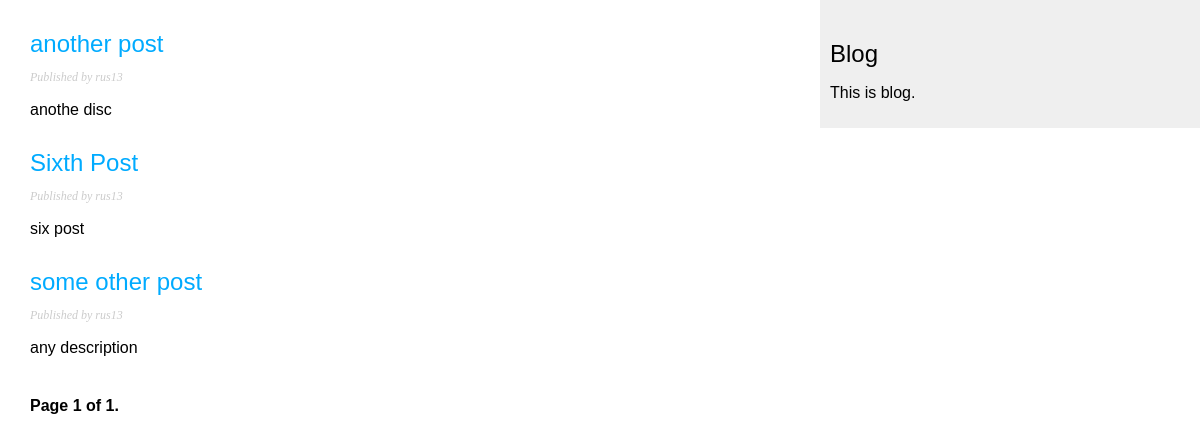
/blog/, run on an earlier commit of the app's database.
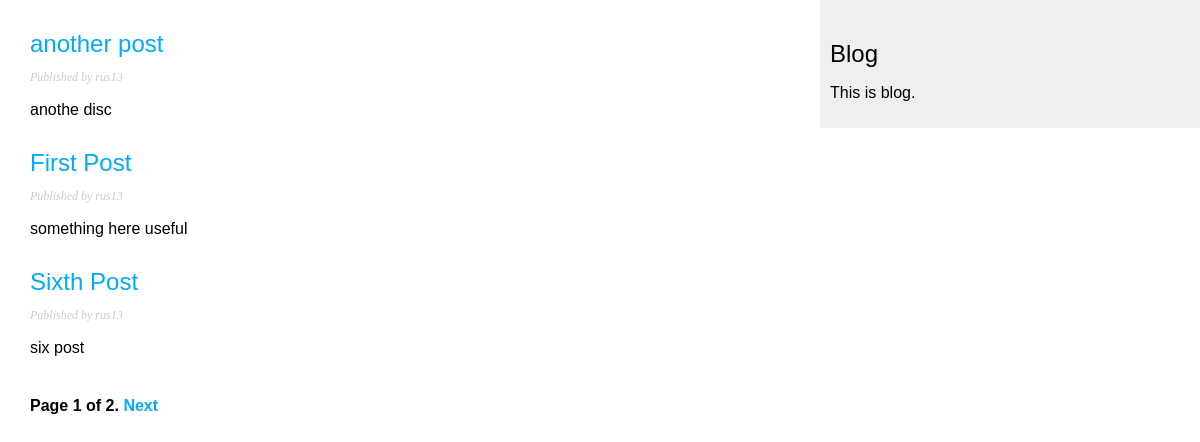
And on a later commit of the database.
### blog_app/models.py (models this page shows, shortened)
class Post(models.Model):
    STATUS_CHOICES = (
        ("draft", "Draft"),
        ("published", "Published"),
    )
    title = models.CharField(max_length=250)
    slug = models.SlugField(max_length=250, unique_for_date="publish", blank=True)
    author = models.ForeignKey(
        User, on_delete=models.CASCADE, related_name="blog_posts"
    )
    body = models.TextField()
    publish = models.DateTimeField(default=timezone.now)
    created = models.DateTimeField(auto_now_add=True)
    updated = models.DateTimeField(auto_now=True)
    status = models.CharField(max_length=10, choices=STATUS_CHOICES, default="draft")
    def get_absolute_url(self):
        return reverse(
            "blog:post_detail",
            args=[self.publish.year, self.publish.month, self.publish.day, self.slug],
        )
    objects = models.Manager()
    published = PublishedManager()
    class Meta:
        ordering = ["-publish"]

### blog_app/views.py (the view)
# urls.py: path("", PostListView.as_view(), name="post_list"),
class PostListView(ListView):
    queryset = Post.published.all()
    context_object_name = "posts"
    paginate_by = 3
    template_name = "blog_app/post/list.html"

### blog_app/templates/blog_app/post/list.html (shortened to what this page needs)
{% extends 'blog_app/base.html' %}
{% block content %}
    {% for post in posts %}
        <h2>
            <a href="{{ post.get_absolute_url }}">{{ post.title }}</a>
        </h2>
        <p class="date">Published {{ post.publsih }} by {{post.author}}</p>
        {{ post.body|truncatewords:30|linebreaks }}
    {% endfor %}
    {% include 'blog_app/pagination.html' with page=page_obj %}
{% endblock content %}

### blog_app/templates/blog_app/base.html (shortened to what this page needs)
{% load static %}
<!DOCTYPE html>
<html lang="en">
<head>
    <link href= "{% static 'blog_app/blog.css' %}" rel="stylesheet">
</head>
<body>
    <div id="content">
        {% block content %}{% endblock content %}
    </div>
    <div id="sidebar">
        <h2>Blog</h2>
        <p>This is blog.</p>
    </div>
</body>
</html>

### blog_app/templates/blog_app/pagination.html (shortened to what this page needs)
<div class="pagination">
    <span class="step-link">
        <span class="current">
            Page {{ page.number }} of {{ page.paginator.num_pages }}.
        </span>
        {% if page.has_next %}
            <a href="?page={{ page.next_page_number }}">Next</a>
        {% endif %}
    </span>
</div>

### blog_app/static/blog_app/blog.css (style rules this page uses)
body { margin:0; padding:0; font-family:helvetica, sans-serif; }
a { color:#00abff; text-decoration:none; }
h2 { font-weight:normal; margin:30px 0 0; }
#content { float:left; width:60%; padding:0 0 0 30px; }
#sidebar { float:right; width:30%; padding:10px; background:#efefef; height:100%; }
p.date { color:#ccc; font-family: georgia, serif; font-size: 12px; font-style: italic; }
.pagination { margin:40px 0; font-weight:bold; }

What changed in the data, as far as the page shows it:
no longer on this page (row unchanged): Post: title "some other post", author "rus13", body "any description"
now on this page (row edited): Post: title "First Post", author "rus13", body "something here useful"
Also different on the page:
{{ page.paginator.num_pages }}: "1" → "2"
text now shown: "Next"
